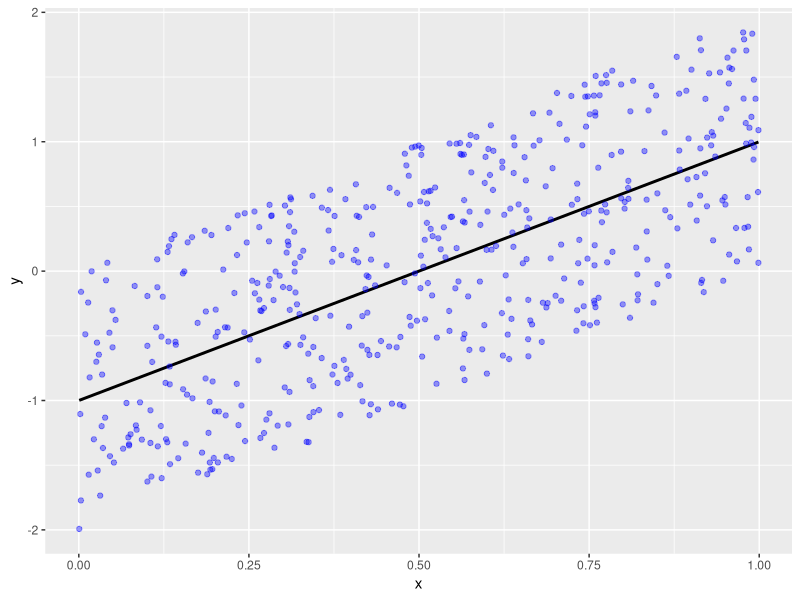

The R source for this figure:
# https://mcknaus.github.io/assets/notebooks/SNB/SNB_Convergence_rates.nb
rm(list = ls())

# Basics: Convergence rates

library(tidyverse)

set.seed(1234)
n <- 500
x <- runif(n)
b0 <- -1
b1 <- 2
cef <- function(x){b0 + b1*x}
y <- cef(x) + runif(n, -1, 1)

df <- data.frame(x, y)
ggplot(df) + stat_function(fun=cef, size=1) + 
  geom_point(aes(x=x, y=y), color="blue", alpha=0.4)
help("ggplot")

summary(lm(y~x))



